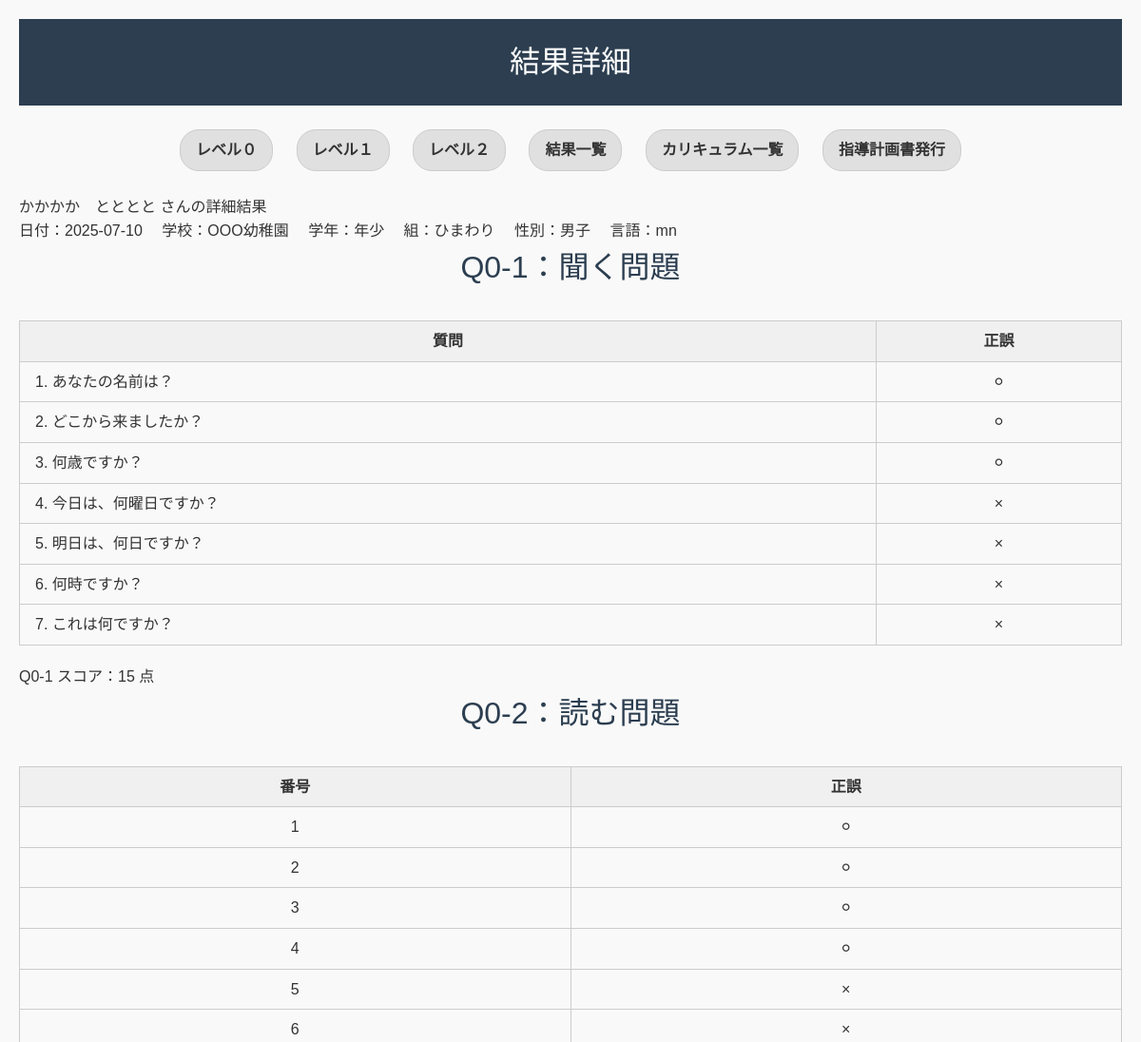
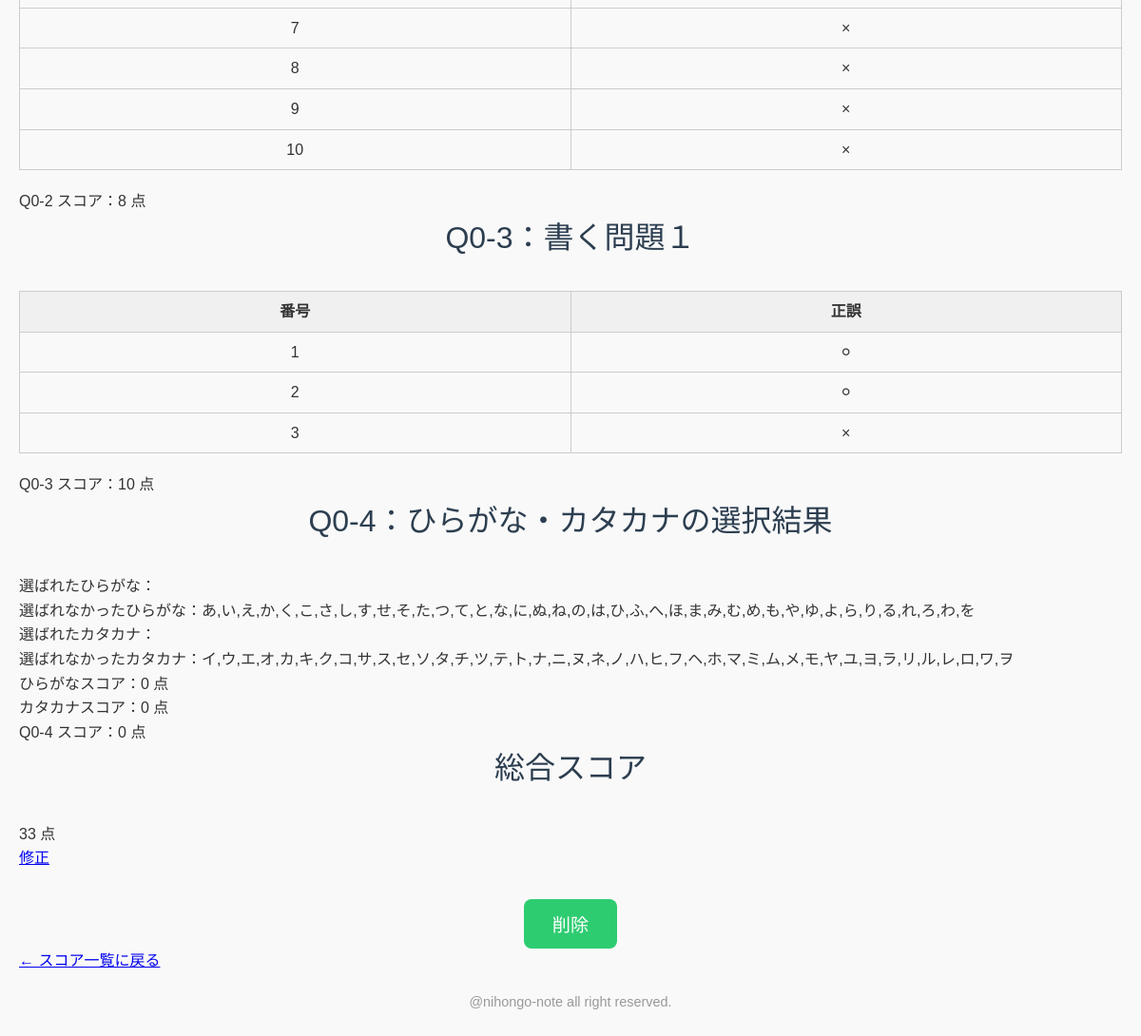
Page /detail.php?id=30 on the committed database (2 pictures, top to bottom).
### tables this page shows
CREATE TABLE `gs_leveltest3_01` (
  `id` int(11) NOT NULL,
  `date` date DEFAULT NULL,
  `name` varchar(128) DEFAULT NULL,
  `school` varchar(15) DEFAULT NULL,
  `year` varchar(8) DEFAULT NULL,
  `class` varchar(8) DEFAULT NULL,
  `gender` varchar(8) DEFAULT NULL,
  `language` varchar(2) DEFAULT NULL,
  `q0_1_1` int(11) DEFAULT NULL,
  `q0_1_2` int(11) DEFAULT NULL,
  `q0_1_3` int(11) DEFAULT NULL,
  `q0_1_4` int(11) DEFAULT NULL,
  `q0_1_5` int(11) DEFAULT NULL,
  `q0_1_6` int(11) DEFAULT NULL,
  `q0_1_7` int(11) DEFAULT NULL,
  `q0_1_score` int(11) DEFAULT NULL,
  `q0_2_1` int(11) DEFAULT NULL,
  `q0_2_2` int(11) DEFAULT NULL,
  `q0_2_3` int(11) DEFAULT NULL,
  `q0_2_4` int(11) DEFAULT NULL,
  `q0_2_5` int(11) DEFAULT NULL,
  `q0_2_6` int(11) DEFAULT NULL,
  `q0_2_7` int(11) DEFAULT NULL,
  `q0_2_8` int(11) DEFAULT NULL,
  `q0_2_9` int(11) DEFAULT NULL,
  `q0_2_10` int(11) DEFAULT NULL,
  `q0_2_score` int(11) DEFAULT NULL,
  `q0_3_1` int(11) DEFAULT NULL,
  `q0_3_2` int(11) DEFAULT NULL,
  `q0_3_3` int(11) DEFAULT NULL,
  `q0_3_score` int(11) DEFAULT NULL,
  `hiragana_score` int(11) DEFAULT NULL,
  `katakana_score` int(11) DEFAULT NULL,
  `q0_4_score` int(11) DEFAULT NULL,
  `total_score` int(11) DEFAULT NULL,
  `submitted_at` timestamp NOT NULL DEFAULT current_timestamp(),
  `unselected_hiragana` text DEFAULT NULL,
  `unselected_katakana` text DEFAULT NULL,
  `selected_hiragana` text DEFAULT NULL,
  `selected_katakana` text DEFAULT NULL
);

### funcs.php (called while the page is built, shortened)
<?php
function h($str)
{
  return htmlspecialchars($str, ENT_QUOTES);
}

### detail.php (the view, shortened to what this page needs)
<?php
require_once('funcs.php');
$id = isset($_GET['id']) ? intval($_GET['id']) : -1;
$pdo = db_conn();
$sql = "SELECT * FROM gs_leveltest3_01 WHERE id = :id";
$stmt = $pdo->prepare($sql);
$stmt->bindValue(':id', $id, PDO::PARAM_INT);
$stmt->execute();
$row = $stmt->fetch(PDO::FETCH_ASSOC);
$edit_mode = isset($_GET['edit']) && $_GET['edit'] === '1';
function mark($v)
{
  return intval($v) > 0 ? '⚪︎' : '×';
}
$q0_1_questions = ['1. あなたの名前は？', '2. どこから来ましたか？', '3. 何歳ですか？', '4. 今日は、何曜日ですか？', '5. 明日は、何日ですか？', '6. 何時ですか？', '7. これは何ですか？'];
$q0_1_answers = array_map(fn($i) => $row["q0_1_$i"], range(1, 7));
$q0_2_answers = array_map(fn($i) => $row["q0_2_$i"], range(1, 10));
$q0_3_answers = array_map(fn($i) => $row["q0_3_$i"], range(1, 3));
?>
<!DOCTYPE html>
<html lang="ja">
<head>
  <link rel="stylesheet" href="css/reset.css" />
  <link rel="stylesheet" href="css/style.css" />
</head>
<body>
  <header style="background-color:#2c3e50; padding:20px; text-align:center;">
    <h1 style="color:white; font-size:2rem; margin:0;">結果詳細</h1>
  </header>
  <nav class="nav-bar">
    <a href="index.php">レベル０</a>
    <a href="level1.php">レベル１</a>
    <a href="level2.php">レベル２</a>
    <a href="score.php">結果一覧</a>
    <a href="curriculum.php">カリキュラム一覧</a>
    <a href="plan.php">指導計画書発行</a>
  </nav>
  <h1><?= h($row['name']) ?> さんの詳細結果</h1>
  <?php if ($edit_mode): ?>
    <form method="POST" action="update.php" onsubmit="return handleSubmit()">
      <input type="hidden" name="id" value="<?= h($row['id']) ?>">
      <p>
        日付：<input type="text" name="date" value="<?= h($row['date']) ?>">
        学校：<input type="text" name="school" value="<?= h($row['school']) ?>">
        学年：<input type="text" name="year" value="<?= h($row['year']) ?>">
        組：<input type="text" name="class" value="<?= h($row['class']) ?>">
        性別：<input type="text" name="gender" value="<?= h($row['gender']) ?>">
        言語：<input type="text" name="language" value="<?= h($row['language']) ?>">
      </p>
      <h2>Q0-1：聞く問題</h2>
      <table>
        <tr>
          <th>質問</th>
          <th>正誤（5=⚪︎, 0=×）</th>
        </tr>
        <?php foreach ($q0_1_questions as $i => $q): ?>
          <tr>
            <td class="left-align"><?= h($q) ?></td>
            <td><input type="number" name="q0_1_<?= $i + 1 ?>" id="q0_1_<?= $i + 1 ?>" value="<?= h($q0_1_answers[$i]) ?>" min="0" max="5"></td>
          </tr>
        <?php endforeach; ?>
      </table>
      <h2>Q0-2：読む問題</h2>
      <table>
        <tr>
          <th>番号</th>
          <th>正誤（2=⚪︎, 0=×）</th>
        </tr>
        <?php foreach ($q0_2_answers as $i => $val): ?>
          <tr>
            <td><?= $i + 1 ?></td>
            <td><input type="number" name="q0_2_<?= $i + 1 ?>" id="q0_2_<?= $i + 1 ?>" value="<?= h($val) ?>" min="0" max="2"></td>
          </tr>
        <?php endforeach; ?>
      </table>
      <h2>Q0-3：書く問題１ー自己紹介</h2>
      <table>
        <tr>
          <th>番号</th>
          <th>正誤（5=⚪︎, 0=×）</th>
        </tr>
        <?php foreach ($q0_3_answers as $i => $val): ?>
          <tr>
            <td><?= $i + 1 ?></td>
            <td><input type="number" name="q0_3_<?= $i + 1 ?>" id="q0_3_<?= $i + 1 ?>" value="<?= h($val) ?>" min="0" max="5"></td>
          </tr>
        <?php endforeach; ?>
      </table>
      <h2>Q0-4：書く問題２ーひらがな・カタカナ</h2>
      <p>選ばれたひらがな：
        <input type="text" name="selected_hiragana" id="selected_hiragana"
          value="<?= h($row['selected_hiragana']) ?>" size="120">
      </p>
      <p>選ばれなかったひらがな：
        <input type="text" name="unselected_hiragana" id="unselected_hiragana"
          value="<?= h($row['unselected_hiragana']) ?>" size="120">
      </p>
      <p>選ばれたカタカナ：
        <input type="text" name="selected_katakana" id="selected_katakana"
          value="<?= h($row['selected_katakana']) ?>" size="120">
      </p>
      <p>選ばれなかったカタカナ：
        <input type="text" name="unselected_katakana" id="unselected_katakana"
          value="<?= h($row['unselected_katakana']) ?>" size="120">
      </p>
      <p>ひらがなスコア：<input type="text" name="hiragana_score" id="hiragana_score" value="<?= h($row['hiragana_score']) ?>" onchange="updateScore()"></p>
      <p>カタカナスコア：<input type="text" name="katakana_score" id="katakana_score" value="<?= h($row['katakana_score']) ?>" onchange="updateScore()"></p>
      <br>
      <p><button type="button" onclick="updateScore()">Q0-4 再計算する</button></p>
      <br>
      <p>Q0-1スコア：<input type="text" name="q0_1_score" id="q0_1_score" value="<?= h($row['q0_1_score']) ?>" onchange="updateScore()"></p>
      <p>Q0-2スコア：<input type="text" name="q0_2_score" id="q0_2_score" value="<?= h($row['q0_2_score']) ?>" onchange="updateScore()"></p>
      <p>Q0-3スコア：<input type="text" name="q0_3_score" id="q0_3_score" value="<?= h($row['q0_3_score']) ?>" onchange="updateScore()"></p>
      <p>Q0-4スコア：<input type="text" name="q0_4_score" id="q0_4_score" value="<?= h($row['q0_4_score']) ?>" onchange="updateScore()"></p>
      <br>
      <p>総合スコア：<input type="text" name="total_score" id="total_score" value="<?= h($row['total_score']) ?>" onchange="updateScore()"></p>
      <p>
        <button type="submit">保存する</button>
        <a href="detail.php?id=<?= h($row['id']) ?>">キャンセル</a>
      </p>
    </form>
  <?php else: ?>
    <p>
      日付：<?= h($row['date']) ?>
      学校：<?= h($row['school']) ?>
      学年：<?= h($row['year']) ?>
      組：<?= h($row['class']) ?>
      性別：<?= h($row['gender']) ?>
      言語：<?= h($row['language']) ?>
    </p>
    <h2>Q0-1：聞く問題</h2>
    <table>
      <tr>
        <th>質問</th>
        <th>正誤</th>
      </tr>
      <?php foreach ($q0_1_questions as $i => $q): ?>
        <tr>
          <td class="left-align"><?= h($q) ?></td>
          <td><?= mark($q0_1_answers[$i]) ?></td>
        </tr>
      <?php endforeach; ?>
    </table>
    <p>Q0-1 スコア：<?= h($row['q0_1_score']) ?> 点</p>
    <h2>Q0-2：読む問題</h2>
    <table>
      <tr>
        <th>番号</th>
        <th>正誤</th>
      </tr>
      <?php foreach ($q0_2_answers as $i => $val): ?>
        <tr>
          <td><?= $i + 1 ?></td>
          <td><?= mark($val) ?></td>
        </tr>
      <?php endforeach; ?>
    </table>
    <p>Q0-2 スコア：<?= h($row['q0_2_score']) ?> 点</p>
    <h2>Q0-3：書く問題１</h2>
    <table>
      <tr>
        <th>番号</th>
        <th>正誤</th>
      </tr>
      <?php foreach ($q0_3_answers as $i => $val): ?>
        <tr>
          <td><?= $i + 1 ?></td>
          <td><?= mark($val) ?></td>
        </tr>
      <?php endforeach; ?>
    </table>
    <p>Q0-3 スコア：<?= h($row['q0_3_score']) ?> 点</p>
    <h2>Q0-4：ひらがな・カタカナの選択結果</h2>
    <p>選ばれたひらがな：<?= h($row['selected_hiragana'] ?? 'なし') ?></p>
    <p>選ばれなかったひらがな：<?= h($row['unselected_hiragana'] ?? 'なし') ?></p>
    <p>選ばれたカタカナ：<?= h($row['selected_katakana'] ?? 'なし') ?></p>
    <p>選ばれなかったカタカナ：<?= h($row['unselected_katakana'] ?? 'なし') ?></p>
    <p>ひらがなスコア：<?= h($row['hiragana_score']) ?> 点</p>
    <p>カタカナスコア：<?= h($row['katakana_score']) ?> 点</p>
    <p>Q0-4 スコア：<?= h($row['q0_4_score']) ?> 点</p>
    <h2>総合スコア</h2>
    <p><?= h($row['total_score']) ?> 点</p>
    <p>
      <a href="detail.php?id=<?= h($row['id']) ?>&edit=1">修正</a>
    </p>
    <form action="delete.php" method="POST" style="display:inline;" onsubmit="return confirm('本当に削除しますか？');">
      <button type="submit">削除</button>
    </form>
  <?php endif; ?>
  <p><a href="score.php">← スコア一覧に戻る</a></p>
  <footer>@nihongo-note all right reserved.</footer>
</body>
</html>

### css/style.css (style rules this page uses)
body { font-family: "Hiragino Kaku Gothic ProN", Meiryo, sans-serif; line-height: 1.6; background-color: #f9f9f9; color: #333; padding: 20px; margin: 0; }
.nav-bar { text-align: center; margin: 20px auto; }
.nav-bar a { display: inline-block; margin: 5px 10px; padding: 8px 16px; background-color: #e0e0e0; color: #333; text-decoration: none; font-weight: bold; border-radius: 20px; border: 1px solid #ccc; transition: background-color 0.2s, color 0.2s; }
h2 { font-size: 2rem; text-align: center; margin-bottom: 30px; color: #2c3e50; }
table { width: 100%; border-collapse: collapse; margin-top: 10px; }
th, td { border: 1px solid #ccc; padding: 12px; text-align: left; }
th { background-color: #f0f0f0; font-weight: bold; text-align: center; }
button[type="submit"] { display: block; margin: 30px auto 0; padding: 12px 30px; font-size: 1.2rem; background-color: #2ecc71; color: white; border: none; border-radius: 8px; cursor: pointer; transition: background-color 0.3s; }
footer { text-align: center; padding: 20px 0; font-size: 0.9rem; color: #999; }

### detail.php (style rules this page uses)
table { border-collapse: collapse; margin: 20px 0; width: 100%; }
th, td { border: 1px solid #ccc; padding: 8px 16px; text-align: center; }
.left-align { text-align: left; }
th { background: #f0f0f0; }

### rows in the picture
gs_leveltest3_01: name "かかかか とととと", date "2025-07-10", school "OOO幼稚園", year "年少", class "ひまわり", gender "男子", language "mn", q0_1_score "15", q0_2_score "8", q0_3_score "10", unselected_hiragana "あ,い,え,か,く,こ,さ,し,す,せ,そ,た,つ,て,と,な,に,ぬ,ね,の,は,ひ,ふ,へ,ほ,ま,み,む,め,も,や,ゆ,よ,ら,り,る,れ,ろ,わ,を", unselected_katakana "イ,ウ,エ,オ,カ,キ,ク,コ,サ,ス,セ,ソ,タ,チ,ツ,テ,ト,ナ,ニ,ヌ,ネ,ノ,ハ,ヒ,フ,ヘ,ホ,マ,ミ,ム,メ,モ,ヤ,ユ,ヨ,ラ,リ,ル,レ,ロ,ワ,ヲ", hiragana_score "0", katakana_score "0", q0_4_score "0", total_score "33"

### other values in the picture
$q "1. あなたの名前は？"
mark($q0_1_answers[$i]) "⚪︎"
$q "2. どこから来ましたか？"
$q "3. 何歳ですか？"
$q "4. 今日は、何曜日ですか？"
mark($q0_1_answers[$i]) "×"
$q "5. 明日は、何日ですか？"
$q "6. 何時ですか？"
$q "7. これは何ですか？"
mark($val) "⚪︎"
mark($val) "×"
